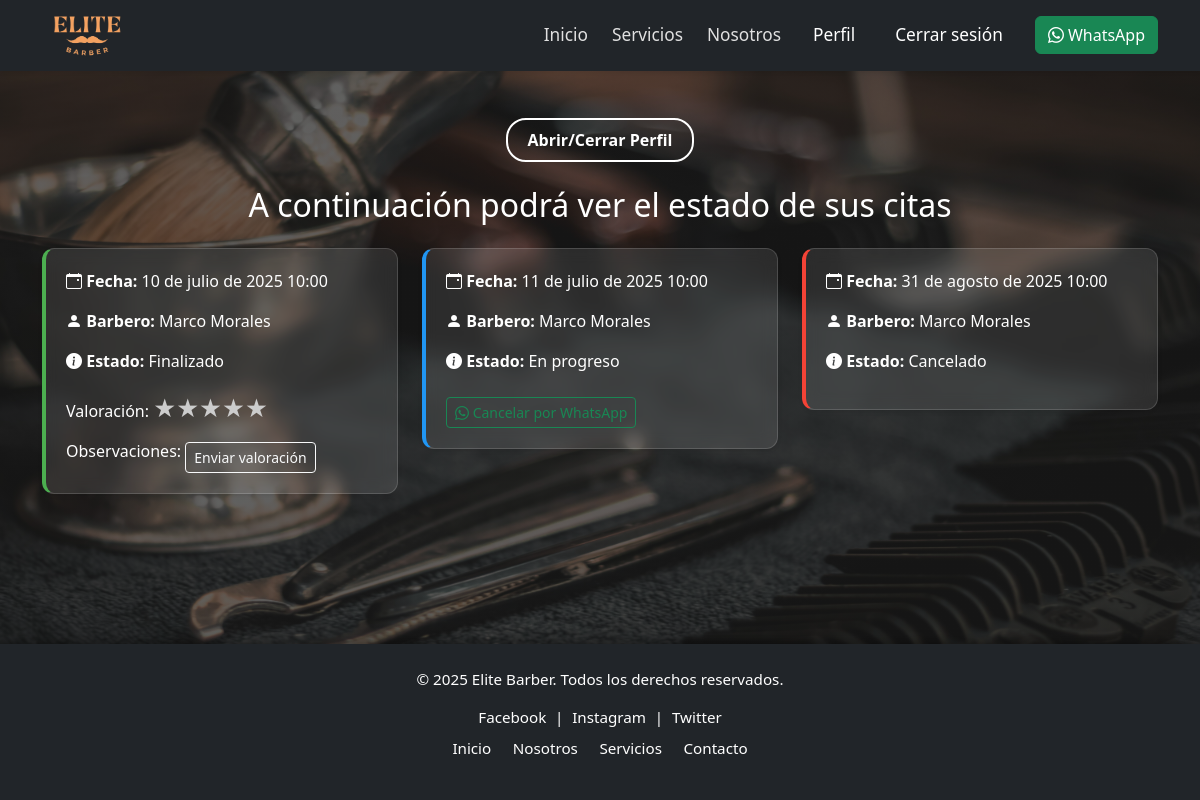
/perfil/ (signed in), run on an earlier commit of the app's database.
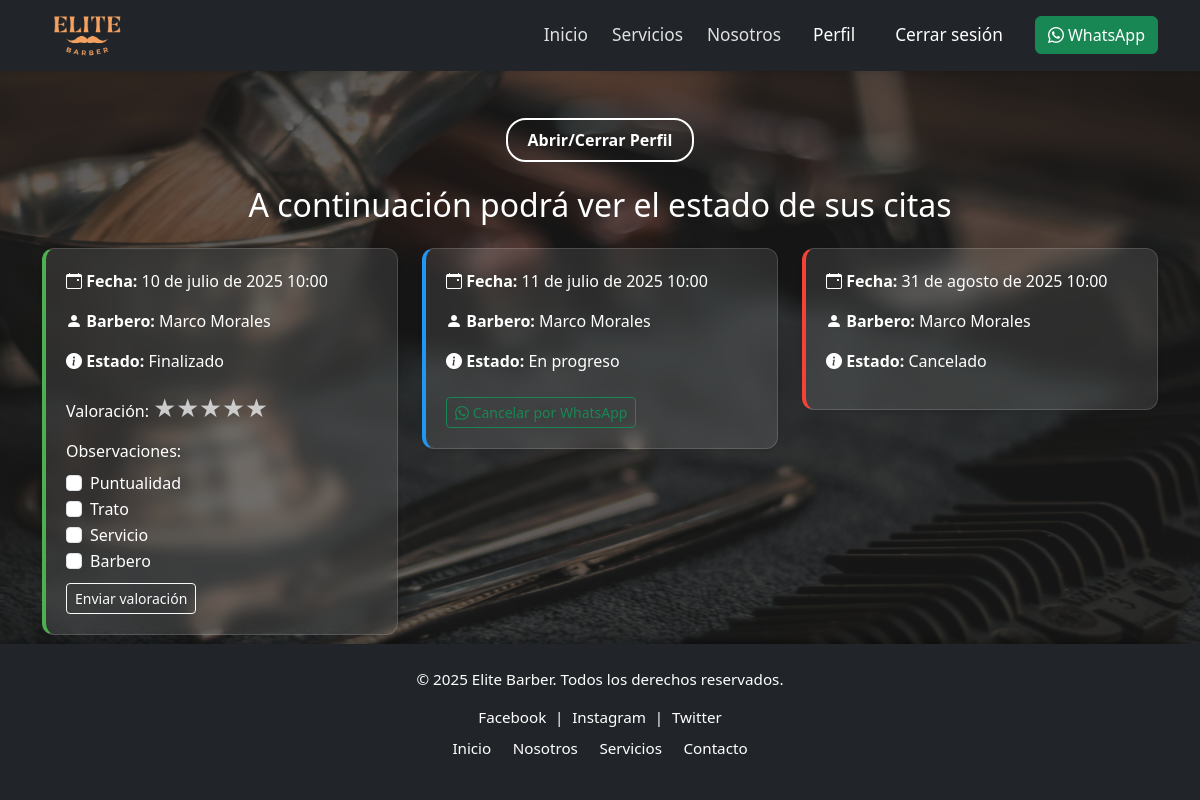
And on a later commit of the database.
### gestion3/models.py (models this page shows, shortened)
class Cita(models.Model):
    id_cita = models.AutoField(primary_key=True)
    id_cliente = models.ForeignKey(Usuario, on_delete=models.CASCADE, related_name='citas_cliente')
    id_servicio = models.ForeignKey(Servicio, on_delete=models.CASCADE)
    id_estado_cita = models.ForeignKey(EstadoCita, on_delete=models.CASCADE)
    fecha_cita = models.DateField()
    hora_cita = models.TimeField()

class Servicio(models.Model):
    id_servicio = models.AutoField(primary_key=True)
    id_usuario = models.ForeignKey(Usuario, on_delete=models.CASCADE)
    id_subservicio = models.ForeignKey(SubServicio, on_delete=models.CASCADE)
    descripcion = models.TextField(null=True, blank=True)
    duracion_minutos = models.PositiveIntegerField()
    precio = models.FloatField()

class Usuario(models.Model):
    id_usuario = models.AutoField(primary_key=True)
    id_tipo_usuario = models.ForeignKey(TipoUsuario, on_delete=models.CASCADE)
    nombre = models.CharField(max_length=100)
    apellido = models.CharField(max_length=100)
    telefono = models.CharField(max_length=20, null=True, blank=True)
    correo = models.EmailField(null=True, blank=True)
    contraseña_hash = models.CharField(max_length=255)
    descripcion_usuario = models.TextField(null=True, blank=True)
    imagen = models.ImageField(upload_to='usuarios/', null=True, blank=True)
    id_estado_usuario = models.ForeignKey(EstadoUsuario, on_delete=models.CASCADE)

class EstadoCita(models.Model):
    id_estado_cita = models.AutoField(primary_key=True)
    ESTADO_CITA_CHOICES = [
        ('En progreso', 'En progreso'),
        ('Finalizado', 'Finalizado'),
        ('Cancelado', 'Cancelado'),
    ]
    estado_cita = models.CharField(max_length=20, choices=ESTADO_CITA_CHOICES)

class Observacion(models.Model):
    id_observacion = models.AutoField(primary_key=True)
    OBSERVACION_CHOICES = [
        ('Puntualidad', 'Puntualidad'),
        ('Trato', 'Trato'),
        ('Servicio', 'Servicio'),
        ('Barbero', 'Barbero'),
    ]
    nombre_observacion = models.CharField(max_length=20, choices=OBSERVACION_CHOICES)

### gestion3/views.py (the view)
# urls.py: path('perfil/', views.perfil_view, name='perfil'),
def perfil_view(request):
    usuario_id = request.session.get('usuario_id')
    if not usuario_id:
        return redirect('login')
    usuario = get_object_or_404(Usuario, id_usuario=usuario_id)
    if usuario.id_tipo_usuario.tipo == "Cliente":
        citas = Cita.objects.filter(id_cliente=usuario).select_related('id_servicio', 'id_estado_cita')
    else:
        citas = Cita.objects.filter(id_servicio__id_usuario=usuario).select_related('id_cliente', 'id_estado_cita', 'id_servicio')
    citas_info = []
    for cita in citas:
        valoraciones = ValoracionObservacion.objects.filter(id_cita=cita)
        observaciones = [v.id_observacion.nombre_observacion for v in valoraciones]
        valoracion = valoraciones.first().valoracion if valoraciones.exists() else None
        pago_realizado = RegistroPago.objects.filter(id_cita=cita).exists()
        citas_info.append({
            'cita': cita,
            'valoracion': valoracion,
            'observaciones': observaciones,
            'pago_realizado': pago_realizado
        })
    observaciones_disponibles = Observacion.objects.all()
    return render(request, 'gestion3/citas.html', {
        'usuario': usuario,
        'tipo_usuario': usuario.id_tipo_usuario.tipo,
        'citas_info': citas_info,
        'observaciones_disponibles': observaciones_disponibles
    })

### gestion3/context_processors.py (called while the page is built)
def tipo_usuario_context(request):
    tipo_usuario = None
    if request.session.get('usuario_id'):
        try:
            usuario = Usuario.objects.get(id_usuario=request.session['usuario_id'])
            tipo_usuario = usuario.id_tipo_usuario.tipo
        except Usuario.DoesNotExist:
            pass
    return {'tipo_usuario': tipo_usuario}

### gestion3/templates/gestion3/citas.html (shortened to what this page needs)
{% load static %}
<!DOCTYPE html>
<html lang="es">
<head>
  <link href="https://cdn.jsdelivr.net/npm/bootstrap@5.3.0/dist/css/bootstrap.min.css" rel="stylesheet" />
  <link rel="stylesheet" href="{% static 'gestion3/css/nav.css' %}">
  <link rel="stylesheet" href="{% static 'gestion3/css/citas.css' %}">
  <link rel="stylesheet" href="https://cdn.jsdelivr.net/npm/bootstrap-icons@1.11.3/font/bootstrap-icons.min.css">
</head>
<body class="d-flex flex-column min-vh-100" data-tipo-usuario="{{ tipo_usuario }}">
  {% include 'gestion3/nav.html' %}
  <main class="flex-grow-1">
    <div class="text-center mt-5 mb-3">
      <button id="btnTogglePerfil" class="btn btn-outline-light btn-toggle-perfil">Abrir/Cerrar Perfil</button>
    </div>
    <h2 class="text-center text-white mt-4">A continuación podrá ver el estado de sus citas</h2>
    <div class="container mt-4">
      <div class="row g-4 justify-content-center">
      {% for info in citas_info %}
        {% with clase_estado=info.cita.id_estado_cita.estado_cita|lower|cut:" " %}
          <div class="col-md-6 col-lg-4">
            <div class="cita shadow-sm {{ clase_estado }}">
              <p><i class="bi bi-calendar-event"></i> <strong>Fecha:</strong> {{ info.cita.fecha_cita }} {{ info.cita.hora_cita }}</p>
              <p><i class="bi bi-person-fill"></i> <strong>{% if tipo_usuario == "Cliente" %}Barbero{% else %}Cliente{% endif %}:</strong>
                {% if tipo_usuario == "Cliente" %}
                  {{ info.cita.id_servicio.id_usuario.nombre }} {{ info.cita.id_servicio.id_usuario.apellido }}
                {% else %}
                  {{ info.cita.id_cliente.nombre }} {{ info.cita.id_cliente.apellido }}
                {% endif %}
              </p>
              <p><i class="bi bi-info-circle-fill"></i> <strong>Estado:</strong> {{ info.cita.id_estado_cita.estado_cita }}</p>
              {% if tipo_usuario == "Cliente" %}
                {% if info.cita.id_estado_cita.estado_cita == 'En progreso' %}
                  <a href="https://wa.me/56979459711" target="_blank" class="btn btn-outline-success btn-sm mt-2">
                    <i class="bi bi-whatsapp"></i> Cancelar por WhatsApp
                  </a>
                {% endif %}
                {% if info.cita.id_estado_cita.estado_cita == 'Finalizado' and not info.valoracion %}
                  <form method="post" action="{% url 'valorar_cita' info.cita.id_cita %}">
                    <label class="form-label text-white">Valoración:</label>
                    <div class="rating">
                      {% for i in "54321" %}
                        <label for="estrella{{ i }}-{{ info.cita.id_cita }}">★</label>
                      {% endfor %}
                    </div>
                    <label class="form-label text-white mt-2">Observaciones:</label>
                    {% for obs in observaciones_disponibles %}
                      <div class="form-check text-white">
                        <input class="form-check-input" type="checkbox" name="observaciones" value="{{ obs.id_observacion }}">
                        <label class="form-check-label">{{ obs.nombre_observacion }}</label>
                      </div>
                    {% endfor %}
                    <button type="submit" class="btn btn-sm btn-outline-light mt-2">Enviar valoración</button>
                  </form>
                {% elif info.valoracion %}
                  <p><strong>Valoración:</strong> <span class="estrellas">{% for i in "12345" %}
                    {% if forloop.counter <= info.valoracion %}★{% else %}<span class="text-muted">★</span>{% endif %}
                  {% endfor %}</span></p>
                  <p><strong>Observaciones:</strong> {{ info.observaciones|join:", " }}</p>
                {% endif %}
              {% endif %}
            </div>
          </div>
        {% endwith %}
      {% endfor %}
      </div>
    </div>
  </main>
  {% include 'gestion3/footer.html' %}
</body>
</html>

What changed in the data, as far as the page shows it:
added Observacion: nombre_observacion "Puntualidad", shown under Cita "10 de julio de 2025"
added Observacion: nombre_observacion "Trato", shown under Cita "10 de julio de 2025"
added Observacion: nombre_observacion "Servicio", shown under Cita "10 de julio de 2025"
added Observacion: nombre_observacion "Barbero", shown under Cita "10 de julio de 2025"
